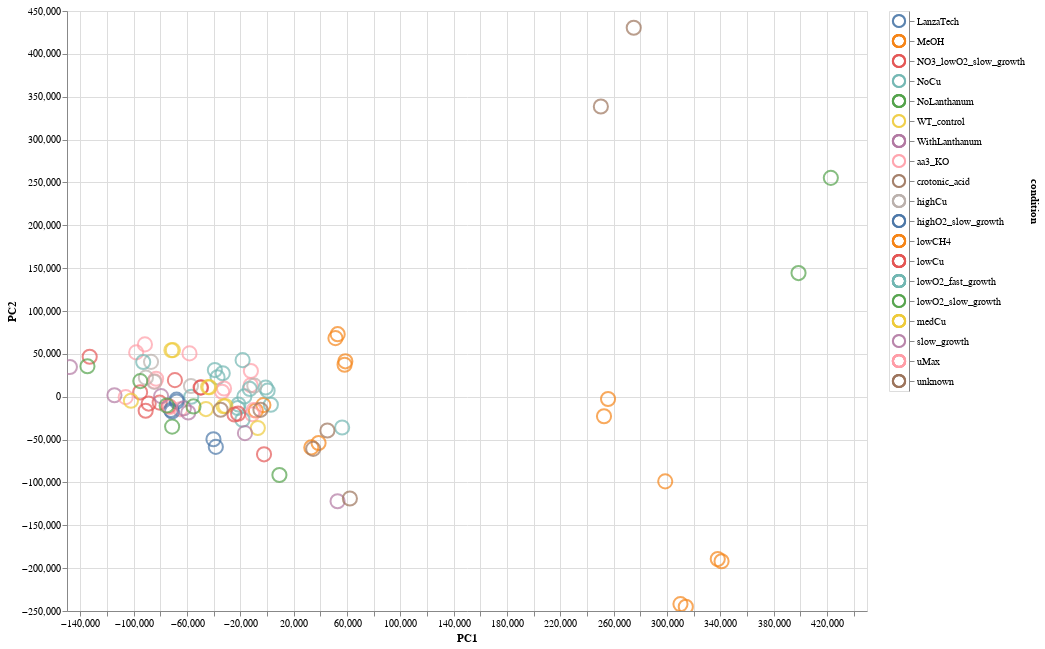

The notebook cell saved with this chart:
### Code cell
# Interactive Altair Plot that allows for tool-tip details for each data point
# and allows for the filtering of the data shown by clicking on the legend

# Parameters: 
data = df_dim_reduced_raw
title = "Interactive PCA Plot of RNAseq TPM Samples by Condition"
color_sort = "condition"
tooltips = ['sample_name', 'condition']

# Function Call <-- ** not working yet **
chart = altair_scatter(data, title, color_sort, tooltips)
chart
# # Filtering Mechanism (for the legend)
# selection = alt.selection_multi(fields=[color_sort])

# # Color change based on the selection field picked above
# color = alt.condition(selection,
#                       alt.Color(color_sort + ':N', legend=None),
#                       alt.value('lightgray'))

# scatter = alt.Chart(data, title = title).mark_point(size=200).encode(
#     x='PC1',
#     y='PC2',
#     tooltip= tooltips,
#     color=color
# ).properties(
#     width =800, 
#     height = 600
# ).interactive()

# legend = alt.Chart(df_dim_reduced_raw).mark_point(size = 150).encode(
#     y=alt.Y(color_sort, axis=alt.Axis(orient='right')),
#     color=color
# ).add_selection(
#     selection
# )

# scatter | legend

### Figure 1 — Vega-Lite specification as saved in the notebook (floating-point values rounded to 4 significant figures)
{"config": {"view": {"continuousWidth": 400, "continuousHeight": 300}}, "hconcat": [{"mark": {"type": "point", "size": 200}, "encoding": {"color": {"condition": {"type": "nominal", "field": "condition", "legend": null, "selection": "selector007"}, "value": "lightgray"}, "tooltip": [{"type": "nominal", "field": "sample_name"}, {"type": "nominal", "field": "condition"}], "x": {"type": "quantitative", "field": "PC1"}, "y": {"type": "quantitative", "field": "PC2"}}, "height": 600, "selection": {"selector008": {"type": "interval", "bind": "scales", "encodings": ["x", "y"]}}, "width": 800}, {"mark": {"type": "point", "size": 150}, "encoding": {"color": {"condition": {"type": "nominal", "field": "condition", "legend": null, "selection": "selector007"}, "value": "lightgray"}, "y": {"type": "nominal", "axis": {"orient": "right"}, "field": "condition"}}, "selection": {"selector007": {"type": "multi", "fields": ["condition"]}}}], "data": {"name": "data-850adb71491b502050f0967935e8c8b0"}, "$schema": "https://vega.github.io/schema/vega-lite/v4.8.1.json", "datasets": {"data-850adb71491b502050f0967935e8c8b0": [{"PC1": 422900.0, "PC2": 255300.0, "PC3": -4939.0, "sample_name": "5GB1_ferm_Ack_QC_tpm", "condition": "lowO2_slow_growth"}, {"PC1": 398600.0, "PC2": 144200.0, "PC3": 13780.0, "sample_name": "5GB1_ferm_WT_QC_tpm", "condition": "lowO2_slow_growth"}, {"PC1": -12220.0, "PC2": 13370.0, "PC3": -1910.0, "sample_name": "5GB1_FM03_TR1_QC_tpm", "condition": "uMax"}, {"PC1": -12080.0, "PC2": 29990.0, "PC3": -6261.0, "sample_name": "5GB1_FM03_TR2_QC_tpm", "condition": "uMax"}, {"PC1": 56360.0, "PC2": -35980.0, "PC3": -4220.0, "sample_name": "5GB1_FM11_TR1_QC_tpm", "condition": "lowO2_fast_growth"}, {"PC1": 2884.0, "PC2": -9388.0, "PC3": -7779.0, "sample_name": "5GB1_FM11_TR2_QC_tpm", "condition": "lowO2_fast_growth"}, {"PC1": 58770.0, "PC2": 41300.0, "PC3": -25700.0, "sample_name": "5GB1_FM12_TR1_tpm", "condition": "lowCH4"}, {"PC1": 58200.0, "PC2": 37310.0, "PC3": -26080.0, "sample_name": "5GB1_FM12_TR1_QC_tpm", "condition": "lowCH4"}, {"PC1": 53020.0, "PC2": 72940.0, "PC3": -26310.0, "sample_name": "5GB1_FM12_TR2_tpm", "condition": "lowCH4"}, {"PC1": 51340.0, "PC2": 68340.0, "PC3": -26440.0, "sample_name": "5GB1_FM12_TR2_QC_tpm", "condition": "lowCH4"}, {"PC1": -8377.0, "PC2": -16130.0, "PC3": -17590.0, "sample_name": "5GB1_FM14_TR1_tpm", "condition": "lowCH4"}, {"PC1": -2712.0, "PC2": -9799.0, "PC3": -15760.0, "sample_name": "5GB1_FM14_TR1_QC_tpm", "condition": "lowCH4"}, {"PC1": 33210.0, "PC2": -59160.0, "PC3": -18960.0, "sample_name": "5GB1_FM14_TR2_tpm", "condition": "lowCH4"}, {"PC1": 38680.0, "PC2": -54010.0, "PC3": -16680.0, "sample_name": "5GB1_FM14_TR2_QC_tpm", "condition": "lowCH4"}, {"PC1": 298700.0, "PC2": -98730.0, "PC3": 14600.0, "sample_name": "5GB1_FM18_TR1_QC_tpm", "condition": "MeOH"}, {"PC1": 252800.0, "PC2": -22730.0, "PC3": 17080.0, "sample_name": "5GB1_FM18_TR2_tpm", "condition": "MeOH"}, {"PC1": 255800.0, "PC2": -2649.0, "PC3": 21030.0, "sample_name": "5GB1_FM18_TR2_QC_tpm", "condition": "MeOH"}, {"PC1": 310100.0, "PC2": -242000.0, "PC3": -7788.0, "sample_name": "5GB1_FM18_TR3_tpm", "condition": "MeOH"}, {"PC1": 314100.0, "PC2": -245100.0, "PC3": -7979.0, "sample_name": "5GB1_FM18_TR3_QC_tpm", "condition": "MeOH"}, {"PC1": -18290.0, "PC2": 42650.0, "PC3": 159400.0, "sample_name": "5GB1_FM19_TR1_tpm", "condition": "lowO2_fast_growth"}, {"PC1": 460.3, "PC2": 7085.0, "PC3": -20680.0, "sample_name": "5GB1_FM19_TR1_QC_tpm", "condition": "lowO2_fast_growth"}, {"PC1": -980.1, "PC2": 10760.0, "PC3": -19900.0, "sample_name": "5GB1_FM19_TR1_UW_tpm", "condition": "lowO2_fast_growth"}, {"PC1": -33210.0, "PC2": 27390.0, "PC3": -18570.0, "sample_name": "5GB1_FM19_TR3_tpm", "condition": "lowO2_fast_growth"}, {"PC1": -37090.0, "PC2": 22640.0, "PC3": -20020.0, "sample_name": "5GB1_FM19_TR3_QC_tpm", "condition": "lowO2_fast_growth"}, {"PC1": -65100.0, "PC2": -14620.0, "PC3": -14480.0, "sample_name": "5GB1_FM20_TR1_QC_tpm", "condition": "uMax"}, {"PC1": -91550.0, "PC2": 61050.0, "PC3": -14470.0, "sample_name": "5GB1_FM20_TR2_QC_tpm", "condition": "uMax"}, {"PC1": -98110.0, "PC2": 51700.0, "PC3": 82410.0, "sample_name": "5GB1_FM20_TR3_tpm", "condition": "uMax"}, {"PC1": -84170.0, "PC2": 17850.0, "PC3": -16400.0, "sample_name": "5GB1_FM20_TR3_QC_tpm", "condition": "uMax"}, {"PC1": -83170.0, "PC2": 20930.0, "PC3": -15760.0, "sample_name": "5GB1_FM20_TR3_UW_tpm", "condition": "uMax"}, {"PC1": -10050.0, "PC2": -15680.0, "PC3": -15690.0, "sample_name": "5GB1_FM21_TR1_tpm", "condition": "uMax"}, {"PC1": -11060.0, "PC2": -20470.0, "PC3": -16430.0, "sample_name": "5GB1_FM21_TR1_QC_tpm", "condition": "uMax"}, {"PC1": -58120.0, "PC2": 50530.0, "PC3": 98830.0, "sample_name": "5GB1_FM21_TR2_tpm", "condition": "uMax"}, {"PC1": -33670.0, "PC2": 5705.0, "PC3": -16630.0, "sample_name": "5GB1_FM21_TR2_QC_tpm", "condition": "uMax"}, {"PC1": -32210.0, "PC2": 9550.0, "PC3": -16060.0, "sample_name": "5GB1_FM21_TR2_UW_tpm", "condition": "uMax"}, {"PC1": -12930.0, "PC2": 9088.0, "PC3": -18100.0, "sample_name": "5GB1_FM22_TR1_tpm", "condition": "lowO2_fast_growth"}, {"PC1": -16980.0, "PC2": 332.1, "PC3": -19800.0, "sample_name": "5GB1_FM22_TR1_QC_tpm", "condition": "lowO2_fast_growth"}, {"PC1": -39090.0, "PC2": 31070.0, "PC3": 142600.0, "sample_name": "5GB1_FM22_TR3_tpm", "condition": "lowO2_fast_growth"}, {"PC1": -22000.0, "PC2": -13120.0, "PC3": -21250.0, "sample_name": "5GB1_FM22_TR3_QC_tpm", "condition": "lowO2_fast_growth"}, {"PC1": -21440.0, "PC2": -9041.0, "PC3": -20340.0, "sample_name": "5GB1_FM22_TR3_UW_tpm", "condition": "lowO2_fast_growth"}, {"PC1": 338100.0, "PC2": -189400.0, "PC3": -8341.0, "sample_name": "5GB1_FM23_TR3_tpm", "condition": "MeOH"}, {"PC1": 340900.0, "PC2": -191900.0, "PC3": -8575.0, "sample_name": "5GB1_FM23_TR3_QC_tpm", "condition": "MeOH"}, {"PC1": -56780.0, "PC2": -8.164, "PC3": -3621.0, "sample_name": "5GB1_FM34_T0_TR1_QC_tpm", "condition": "NoCu"}, {"PC1": -45780.0, "PC2": -14410.0, "PC3": -11210.0, "sample_name": "5GB1_FM34_T3_TR3_QC_tpm", "condition": "medCu"}, {"PC1": -57020.0, "PC2": 12480.0, "PC3": -8677.0, "sample_name": "5GB1_FM34_T4_TR3_QC_tpm", "condition": "highCu"}, {"PC1": -90830.0, "PC2": 22220.0, "PC3": -12970.0, "sample_name": "5GB1_FM34_T5_TR2_QC_tpm", "condition": "highCu"}, {"PC1": -84640.0, "PC2": 17280.0, "PC3": -13070.0, "sample_name": "5GB1_FM34_T6_TR3_QC_tpm", "condition": "highCu"}, {"PC1": -9505.0, "PC2": 12930.0, "PC3": -8570.0, "sample_name": "5GB1_FM34_T7_TR3_QC_tpm", "condition": "highCu"}, {"PC1": -86970.0, "PC2": 40690.0, "PC3": -11910.0, "sample_name": "5GB1_FM34_T8_TR1_QC_tpm", "condition": "highCu"}, {"PC1": -18420.0, "PC2": -26800.0, "PC3": -8399.0, "sample_name": "5GB1_FM40_T0_TR1_QC_tpm", "condition": "NoCu"}, {"PC1": -92850.0, "PC2": 40550.0, "PC3": -11410.0, "sample_name": "5GB1_FM40_T0m_TR2_tpm", "condition": "NoCu"}, {"PC1": -49820.0, "PC2": 10650.0, "PC3": -9953.0, "sample_name": "5GB1_FM40_T10m_TR3_tpm", "condition": "lowCu"}, {"PC1": -49440.0, "PC2": 10880.0, "PC3": -9961.0, "sample_name": "5GB1_FM40_T10m_TR3_QC_tpm", "condition": "lowCu"}, {"PC1": -71710.0, "PC2": 54260.0, "PC3": -13520.0, "sample_name": "5GB1_FM40_T150m_TR1_QC_tpm", "condition": "medCu"}, {"PC1": -70580.0, "PC2": 54350.0, "PC3": -13460.0, "sample_name": "5GB1_FM40_T150m_TR1_remake_tpm", "condition": "medCu"}, {"PC1": -32550.0, "PC2": -11140.0, "PC3": -13160.0, "sample_name": "5GB1_FM40_T180m_TR1_tpm", "condition": "medCu"}, {"PC1": -31170.0, "PC2": -10800.0, "PC3": -13130.0, "sample_name": "5GB1_FM40_T180m_TR1_QC_tpm", "condition": "medCu"}, {"PC1": -69060.0, "PC2": 19310.0, "PC3": -5972.0, "sample_name": "5GB1_FM40_T20m_TR2_tpm", "condition": "lowCu"}, {"PC1": -2228.0, "PC2": -67200.0, "PC3": -2077.0, "sample_name": "5GB1_FM40_T20m_TR2_QC_tpm", "condition": "lowCu"}, {"PC1": -24360.0, "PC2": -20720.0, "PC3": -11910.0, "sample_name": "5GB1_FM40_T40m_TR1_tpm", "condition": "lowCu"}, {"PC1": -21670.0, "PC2": -19790.0, "PC3": -11820.0, "sample_name": "5GB1_FM40_T40m_TR1_QC_tpm", "condition": "lowCu"}, {"PC1": -133000.0, "PC2": 46650.0, "PC3": -15890.0, "sample_name": "5GB1_FM40_T60m_TR1_tpm", "condition": "lowCu"}, {"PC1": -90990.0, "PC2": -16380.0, "PC3": -14110.0, "sample_name": "5GB1_FM40_T60m_TR1_QC_tpm", "condition": "lowCu"}, {"PC1": -44170.0, "PC2": 11260.0, "PC3": -13040.0, "sample_name": "5GB1_FM40_T90m_TR2_tpm", "condition": "medCu"}, {"PC1": -43110.0, "PC2": 11080.0, "PC3": -12940.0, "sample_name": "5GB1_FM40_T90m_TR2_QC_tpm", "condition": "medCu"}, {"PC1": -114400.0, "PC2": 1727.0, "PC3": -31730.0, "sample_name": "5GB1_FM58_Td20h_TR1_QC_tpm", "condition": "slow_growth"}, {"PC1": -147800.0, "PC2": 34650.0, "PC3": -29030.0, "sample_name": "5GB1_FM58_Td32h_TR3_QC_tpm", "condition": "slow_growth"}, {"PC1": -71150.0, "PC2": -34870.0, "PC3": -14950.0, "sample_name": "5GB1_FM69_t2_TR1_tpm", "condition": "lowO2_slow_growth"}, {"PC1": -67800.0, "PC2": -3359.0, "PC3": 60630.0, "sample_name": "5GB1_FM69_t3_TR1_tpm", "condition": "highO2_slow_growth"}, {"PC1": -40160.0, "PC2": -49560.0, "PC3": -475.9, "sample_name": "5GB1_FM69_t3_TR1_UW_tpm", "condition": "highO2_slow_growth"}, {"PC1": -67640.0, "PC2": -5765.0, "PC3": 60600.0, "sample_name": "5GB1_FM69_t4_TR1_tpm", "condition": "highO2_slow_growth"}, {"PC1": -38380.0, "PC2": -58520.0, "PC3": -4553.0, "sample_name": "5GB1_FM69_t4_TR1_UW_tpm", "condition": "highO2_slow_growth"}, {"PC1": -95170.0, "PC2": 5124.0, "PC3": 66040.0, "sample_name": "5GB1_FM80_t2_TR1_tpm", "condition": "NO3_lowO2_slow_growth"}, {"PC1": -80500.0, "PC2": -6892.0, "PC3": 56150.0, "sample_name": "5GB1_FM80_t4_TR1_tpm", "condition": "NO3_lowO2_slow_growth"}, {"PC1": -73690.0, "PC2": -11180.0, "PC3": 43550.0, "sample_name": "5GB1_FM81_t1_TR3_tpm", "condition": "NO3_lowO2_slow_growth"}, {"PC1": -88750.0, "PC2": -8012.0, "PC3": 13390.0, "sample_name": "5GB1_FM81_t2_TR3_tpm", "condition": "NO3_lowO2_slow_growth"}, {"PC1": -72000.0, "PC2": -15450.0, "PC3": -26080.0, "sample_name": "5GB1_LTrecycle_TR1_tpm", "condition": "LanzaTech"}, {"PC1": -71220.0, "PC2": -17300.0, "PC3": -25300.0, "sample_name": "5GB1_LTrecycle_TR1_QC_tpm", "condition": "LanzaTech"}, {"PC1": 52920.0, "PC2": -121900.0, "PC3": -4273.0, "sample_name": "5GB1_vial_wLa_TR3_tpm", "condition": "WithLanthanum"}, {"PC1": 9315.0, "PC2": -91360.0, "PC3": -18720.0, "sample_name": "5GB1_vial_woLa_TR2_tpm", "condition": "NoLanthanum"}, {"PC1": 45300.0, "PC2": -39410.0, "PC3": -13580.0, "sample_name": "5GB1C_latelog_vial_TR2_QC_tpm", "condition": "unknown"}, {"PC1": 275100.0, "PC2": 430500.0, "PC3": -10080.0, "sample_name": "br1_QC_tpm", "condition": "unknown"}, {"PC1": 250400.0, "PC2": 338600.0, "PC3": -7220.0, "sample_name": "br2_QC_tpm", "condition": "unknown"}, {"PC1": 34660.0, "PC2": -60810.0, "PC3": 98360.0, "sample_name": "ribo0_tpm", "condition": "unknown"}, {"PC1": 62160.0, "PC2": -118700.0, "PC3": 42680.0, "sample_name": "total_tpm", "condition": "unknown"}, {"PC1": -106000.0, "PC2": -514.5, "PC3": 20660.0, "sample_name": "5GB1_FM_85_TR1_tpm", "condition": "aa3_KO"}, {"PC1": -72710.0, "PC2": -12050.0, "PC3": 20570.0, "sample_name": "5GB1_FM_85_TR2_tpm", "condition": "aa3_KO"}, {"PC1": -6886.0, "PC2": -36530.0, "PC3": 66450.0, "sample_name": "5GB1_FM_86_TR1_tpm", "condition": "WT_control"}, {"PC1": -102000.0, "PC2": -4759.0, "PC3": -1505.0, "sample_name": "5GB1_FM_87_TR1_tpm", "condition": "WT_control"}, {"PC1": -34790.0, "PC2": -15250.0, "PC3": 38100.0, "sample_name": "5GB1_pA9_red_tpm", "condition": "crotonic_acid"}, {"PC1": -4902.0, "PC2": -15280.0, "PC3": 6934.0, "sample_name": "5GB1_pA9_yellow_tpm", "condition": "crotonic_acid"}, {"PC1": -16530.0, "PC2": -42480.0, "PC3": -23500.0, "sample_name": "5GB1C-5G-La-BR1_tpm", "condition": "WithLanthanum"}, {"PC1": -79420.0, "PC2": 698.3, "PC3": -27610.0, "sample_name": "5GB1C-5G-La-BR2_tpm", "condition": "WithLanthanum"}, {"PC1": -75250.0, "PC2": -10260.0, "PC3": -24360.0, "sample_name": "5GB1C-5G-N-BR1_tpm", "condition": "NoLanthanum"}, {"PC1": -95020.0, "PC2": 18220.0, "PC3": -30190.0, "sample_name": "5GB1C-5G-N-BR2_tpm", "condition": "NoLanthanum"}, {"PC1": -62340.0, "PC2": -13580.0, "PC3": -20900.0, "sample_name": "5GB1C-JG15-La-BR1_tpm", "condition": "WithLanthanum"}, {"PC1": -59040.0, "PC2": -18450.0, "PC3": -20330.0, "sample_name": "5GB1C-JG15-La-BR2_tpm", "condition": "WithLanthanum"}, {"PC1": -55130.0, "PC2": -11340.0, "PC3": -23230.0, "sample_name": "5GB1C-JG15-N-BR1_tpm", "condition": "NoLanthanum"}, {"PC1": -134700.0, "PC2": 35530.0, "PC3": -19540.0, "sample_name": "5GB1C-JG15-N-BR2_tpm", "condition": "NoLanthanum"}]}}
